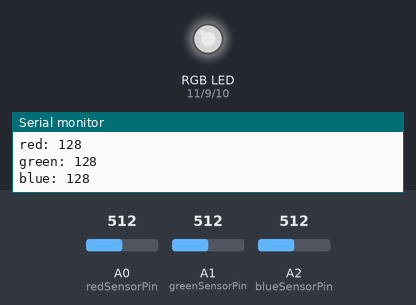
A sketch run on a simulated Arduino Uno, built with avr-gcc and run on an emulated ATmega328P. Shown: an RGB LED mixed from three pins (HIGH = lit), the last lines printed to the serial monitor. The inputs (shaded band) are chosen by the test bench; at power-on: A0 (redSensorPin) = 512, A1 (greenSensorPin) = 512, A2 (blueSensorPin) = 512. Dim RGB values are drawn brighter than linear.

Above: at 3.8 s.
3.9 s: A0 (redSensorPin) set to 716
At 6.6 s:
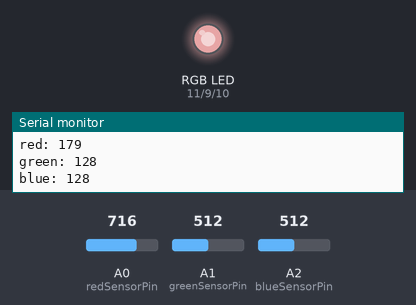
7.9 s: A1 (greenSensorPin) set to 716
At 9.7 s:
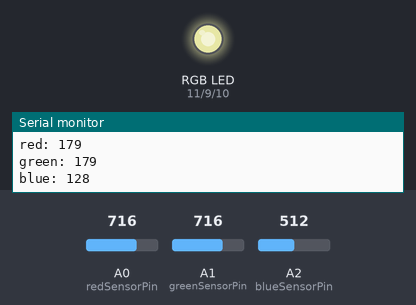
11.9 s: A2 (blueSensorPin) set to 716
At 12.8 s:
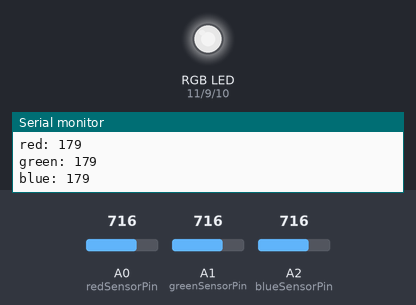
15.9 s: A0 (redSensorPin) set to 900
At 18.9 s:
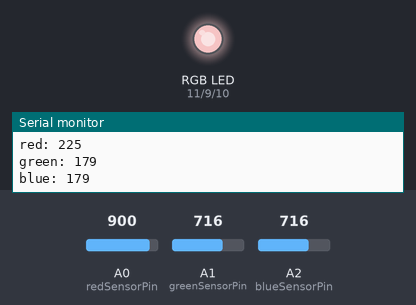
19.9 s: A1 (greenSensorPin) set to 900
At 22.0 s:
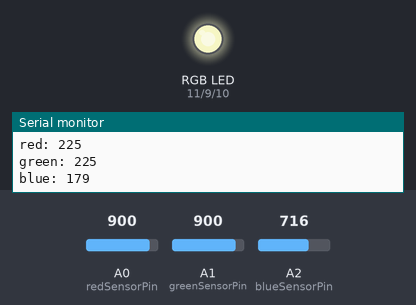
23.9 s: A2 (blueSensorPin) set to 900
At 25.0 s:
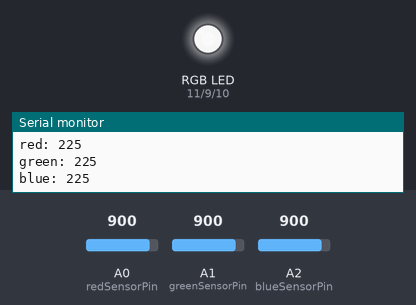
Timing chart, 0 to 26.9 s (numbered marks = the images above; inputs shaded):
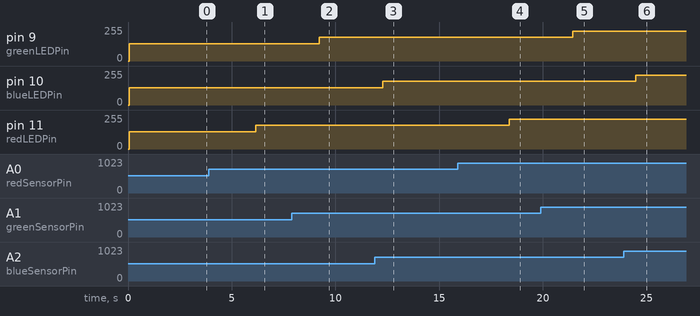

Measured:
- after the input at 3.9 s, pin 11 (redLEDPin): 128/255 → 179/255 after 2.3 s
- after the input at 7.9 s, pin 9 (greenLEDPin): 128/255 → 179/255 after 1.3 s
- after the input at 11.9 s, pin 10 (blueLEDPin): 128/255 → 179/255 after 0.37 s
- after the input at 15.9 s, pin 11 (redLEDPin): 179/255 → 225/255 after 2.5 s
- after the input at 19.9 s, pin 9 (greenLEDPin): 179/255 → 225/255 after 1.5 s
- after the input at 23.9 s, pin 10 (blueLEDPin): 179/255 → 225/255 after 0.59 s

The sketch:

color.ino
```cpp
  const int greenLEDPin = 9;
  const int redLEDPin = 11;
  const int blueLEDPin = 10;

  const int redSensorPin = A0;
  const int greenSensorPin = A1;
  const int blueSensorPin = A2;

  int redValue = 0;
  int greenValue = 0;
  int blueValue = 0;

  int redSensorValue = 0;
  int greenSensorValue = 0;
  int blueSensorValue = 0;

void setup() {
  Serial.begin(9600);

  pinMode(greenLEDPin, OUTPUT);
  pinMode(redLEDPin, OUTPUT);
  pinMode(blueLEDPin, OUTPUT);

}

void loop() {
  redSensorValue = analogRead(redSensorPin);
  delay(5);
  greenSensorValue = analogRead(greenSensorPin);
  delay(5);
  blueSensorValue = analogRead(blueSensorPin);

  Serial.println("Raw Sensor Values");
  Serial.print("red: ");
  Serial.print(redSensorValue);
  Serial.println();
  Serial.print("green: ");
  Serial.print(greenSensorValue);
  Serial.println();
  Serial.print("blue: ");
  Serial.print(blueSensorValue);
  Serial.println();

  redValue = redSensorValue/4;
  greenValue = greenSensorValue/4;
  blueValue = blueSensorValue/4;

  Serial.println("Mapped Sensor Values");
  Serial.print("red: ");
  Serial.print(redValue);
  Serial.println();
  Serial.print("green: ");
  Serial.print(greenValue);
  Serial.println();
  Serial.print("blue: ");
  Serial.print(blueValue);
  Serial.println();

  analogWrite(redLEDPin, redValue);
  analogWrite(greenLEDPin, greenValue);
  analogWrite(blueLEDPin, blueValue);
  delay(3000);
}
```
